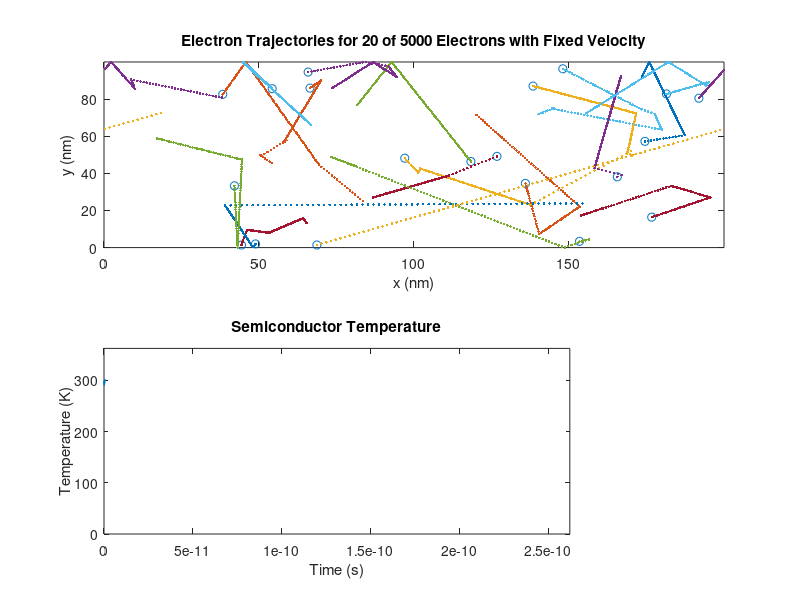

Source code (MATLAB):
%%Question 2

m0 = 9.10938356e-31;
m = 0.26*m0;
T = 300;
k = 1.38064852e-23;

%% Question 1
% To calculate the thermal energy, it is noted that there are two degrees
% of freedom for the electrons. Using Maxwell's principle of equipartition
% of energy,
%
% $$\overline{KE}=\frac{1}{2}kT = 2(\frac{1}{2}m\overline{v^2}) \Rightarrow \overline{v^2}=\frac{2kT}{m}$$

vth = sqrt(2*k*T/m);

%%
% Or 18.7 um/s. The mean free path, $l$, is simply

l = vth*0.2e-12;

%%
% Thus the mean free path is about 37.4 nm.

% Set up the simulation

width = 100e-9;
length = 200e-9;
population_size = 5000;
plot_population = 20;
time_step = width/vth/100;
iterations = 100;
show_movie = 1;
p_scat = 1 - exp(-time_step/0.2e-12);

% Each row corresponds to an electron with the position and velocities
% [x y vx vy]
state = zeros(population_size, 4);
trajectories = zeros(iterations, plot_population*2);
temperature = zeros(iterations,1);

v_pdf = makedist('Normal', 'mu', 0, 'sigma', sqrt(k*T/m));

% Generate an initial population
for i = 1:population_size
    angle = rand*2*pi;
    state(i,:) = [length*rand width*rand random(v_pdf) random(v_pdf)];
end

for i = 1:iterations
    %Update positions
    state(:,1:2) = state(:,1:2) + time_step.*state(:,3:4);
    
    j = state(:,1) > length;
    state(j,1) = state(j,1) - length;
    
    j = state(:,1) < 0;
    state(j,1) = state(j,1) + length;
    
    j = state(:,2) > width;
    state(j,2) = 2*width - state(j,2);
    state(j,4) = -state(j,4);
    
    j = state(:,2) < 0;
    state(j,2) = -state(j,2);
    state(j,4) = -state(j,4);
    
    % Scatter particles
    j = rand(population_size, 1) < p_scat;
    state(j,3:4) = random(v_pdf, [sum(j),2]);
    
    % Record the temperature
    temperature(i) = (sum(state(:,3).^2) + sum(state(:,4).^2))*m/k/2/population_size;
    
    % Record positions for subset of particles that will be graphed
    % if show_movie = false
    for j=1:plot_population
        trajectories(i, (2*j):(2*j+1)) = state(j, 1:2);
    end 
    
    % Update the movie every 5 iterations
    if show_movie && mod(i,5) == 0
        figure(1);
        subplot(2,1,1);
        hold off;
        plot(state(1:plot_population,1)./1e-9, state(1:plot_population,2)./1e-9, 'o');
        axis([0 length/1e-9 0 width/1e-9]);
        title(sprintf('Trajectories for %d of %d Electrons with Fixed Velocity',...
        plot_population, population_size));
        xlabel('x (nm)');
        ylabel('y (nm)');
        if i > 1
            subplot(2,1,2);
            hold off;
            plot(time_step*(0:i-1), temperature(1:i));
            axis([0 time_step*iterations 0 max(temperature)*1.2]);
            title('Semiconductor Temperature');
            xlabel('Time (s)');
            ylabel('Temperature (K)');
        end
        pause(0.05);
    end
end

% Show trajectories after the movie is over
figure(1);
subplot(2,1,1);
title(sprintf('Electron Trajectories for %d of %d Electrons with Fixed Velocity',...
    plot_population, population_size));
xlabel('x (nm)');
ylabel('y (nm)');
axis([0 length/1e-9 0 width/1e-9]);
hold on;
for i=1:plot_population
    plot(trajectories(:,i*2)./1e-9, trajectories(:,i*2+1)./1e-9, '.');
end

if(~show_movie)
    subplot(2,1,2);
    hold off;
    plot(time_step*(0:iterations-1), temperature);
    axis([0 time_step*iterations 0 max(temperature)*1.2]);
    title('Semiconductor Temperature');
    xlabel('Time (s)');
    ylabel('Temperature (K)');
end

% Store the positions and velocities of the electrons